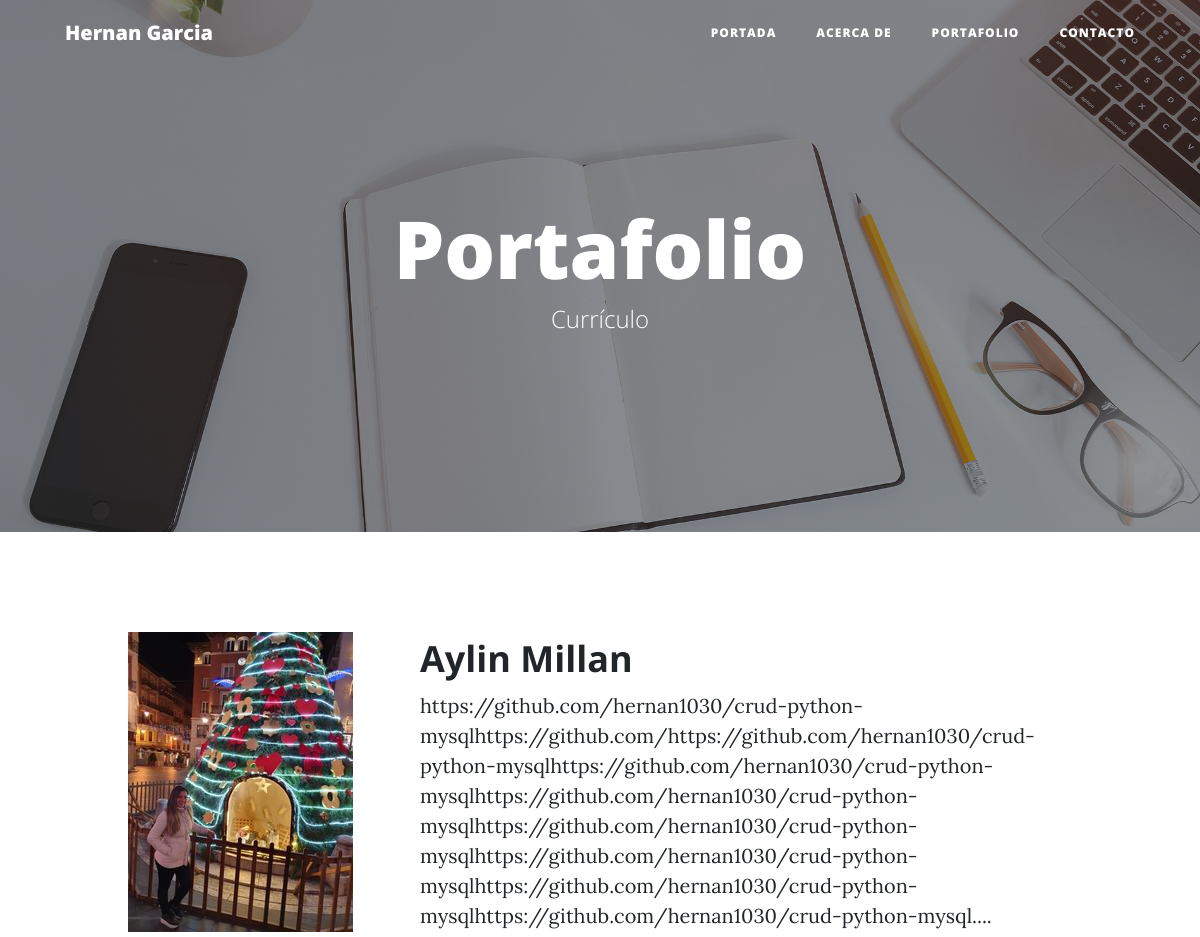
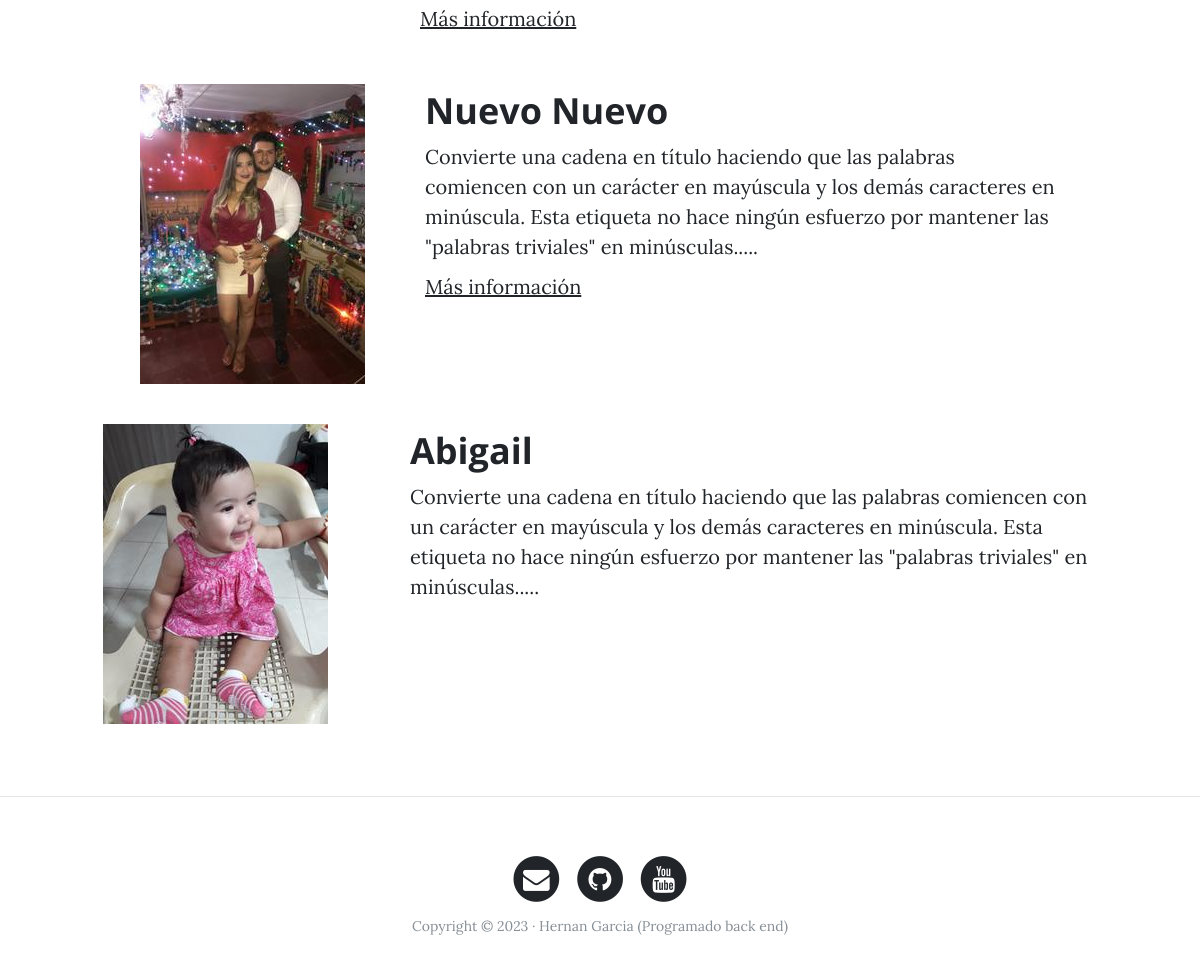
The page /portfolio/ on the database its author committed (2 pictures, top to bottom).
### portfolio/models.py (models this page shows, shortened)
class Project(models.Model):
    title = models.CharField(max_length=100, verbose_name="Titulo")
    description = models.TextField(verbose_name="Descripcion")
    image = models.ImageField(verbose_name="Imagen", upload_to='projectss')
    link = models.URLField(verbose_name="Link", null=True, blank=True)
    created = models.DateTimeField(
        auto_now_add=True, verbose_name="Fechade creacion")
    update = models.DateTimeField(
        auto_now=True, verbose_name="fecha de actualizacion")
    class Meta:
        verbose_name = "proyecto"
        verbose_name_plural = "proyectos"
        ordering = ['-created']

### portfolio/views.py (the view)
# urls.py: path('portfolio/', portfolio_viws.portfolio, name="portfolio"),
def portfolio(request):
    projects = Project.objects.all()
    return render(request, "portfolio/portfolio.html", {'projects': projects})

### portfolio/templates/portfolio/portfolio.html (shortened to what this page needs)
{% extends 'core/base.html'%}
{% block background %}{% load static %}{% static 'core/img/portfolio-bg.jpg' %}{% endblock %}
{% block header %}
    <h1>Portafolio</h1>
	    <span class="subheading">Currículo</span>
{% endblock %}
{% block content %}
	 {% for project in projects %}
	      <div class="row project">
	      	<div class="col-lg-3 col-md-4 offset-lg-1">
			      <img class="img-fluid" with="100" src="{{project.image.url}}" alt="">
	      	</div>
	        <div class="col-lg-7 col-md-8">
	      		<h2 class="section-heading title">{{project.title|title}}</h2>
	          <p>{{project.description}}....</p>
			   {% if project.link %}
	            <p><a  href="{{project.link}}">Más información</a></p>
			   {% endif %}
	      	</div>
	      </div>
		  </div>
    {% endfor %}
          <hr>
{% endblock %}

### core/templates/core/base.html (shortened to what this page needs)
<!DOCTYPE html>
<html lang="es">
  <head>
    {% load static %}
    <link href="{% static 'core/vendor/bootstrap/css/bootstrap.min.css' %}" rel="stylesheet">
    <link href="{% static 'core/vendor/font-awesome/css/font-awesome.min.css' %}" rel="stylesheet" type="text/css">
    <link href="{% static 'core/css/clean-blog.min.css' %}" rel="stylesheet">
  </head>
  <body>
    <nav class="navbar navbar-expand-lg navbar-light fixed-top" id="mainNav">
      <div class="container">
        <a class="navbar-brand" href="{% url 'home' %}">Hernan Garcia</a>
        <div class="collapse navbar-collapse" id="navbarResponsive">
          <ul class="navbar-nav ml-auto">
            <li class="nav-item">
              <a class="nav-link" href="{% url 'home' %}">Portada</a>
            </li>
            <li class="nav-item">
              <a class="nav-link" href="{% url 'about' %}">Acerca de</a>
            </li>
            <li class="nav-item">
              <a class="nav-link" href="{% url 'portfolio' %}">Portafolio</a>
            </li>
            <li class="nav-item">
              <a class="nav-link" href="{% url 'contact' %}">Contacto</a>
            </li>
          </ul>
        </div>
      </div>
    </nav>
    <header class="masthead" style="background-image: url('{% block background %}{% endblock %}')">
      <div class="overlay"></div>
      <div class="container">
        <div class="row">
          <div class="col-lg-8 col-md-10 mx-auto">
            <div class="site-heading">
              {% block header %}{% endblock %}
            </div>
          </div>
        </div>
      </div>
    </header>
    <footer>
      <div class="container">
        <div class="row">
        {% block content %} {% endblock %}
          <div class="col-lg-8 col-md-10 mx-auto">
            <ul class="list-inline text-center">
              <li class="list-inline-item">
                <a href="#">
                  <span class="fa-stack fa-lg">
                    <i class="fa fa-circle fa-stack-2x"></i>
                    <i class="fa fa-envelope fa-stack-1x fa-inverse"></i>
                  </span>
                </a>
              </li>
              <li class="list-inline-item">
                <a href="#">
                  <span class="fa-stack fa-lg">
                    <i class="fa fa-circle fa-stack-2x"></i>
                    <i class="fa fa-github fa-stack-1x fa-inverse"></i>
                  </span>
                </a>
              </li>
              <li class="list-inline-item">
                <a href="#">
                  <span class="fa-stack fa-lg">
                    <i class="fa fa-circle fa-stack-2x"></i>
                    <i class="fa fa-youtube fa-stack-1x fa-inverse"></i>
                  </span>
                </a>
              </li>
            </ul>
            <p class="copyright text-muted">Copyright &copy; 2023 · Hernan Garcia (Programado back end) </p>
          </div>
    </footer>
  </body>
</html>

### rows shown on the page
Project: image (picture), title "Aylin Millan", description "https://github.com/hernan1030/crud-python-mysqlhttps://github.com/https://github.com/hernan1030/crud-python-mysqlhttps://github.com/hernan1030/crud-python-mysqlhttps://github.com/hernan1030/crud-python-mysqlhttps://github.com/hernan1030/crud-python-mysqlhttps://github.com/hernan1030/crud-python-mysqlhttps://github.com/hernan1030/crud-python-mysqlhttps://github.com/hernan1030/crud-python-mysql"
Project: image (picture), title "Nuevo Nuevo", description "Convierte una cadena en título haciendo que las palabras comiencen con un carácter en mayúscula y los demás caracteres en minúscula. Esta etiqueta no hace ningún esfuerzo por mantener las \"palabras triviales\" en minúsculas."
Project: image (picture), title "Abigail", description "Convierte una cadena en título haciendo que las palabras comiencen con un carácter en mayúscula y los demás caracteres en minúscula. Esta etiqueta no hace ningún esfuerzo por mantener las \"palabras triviales\" en minúsculas."
